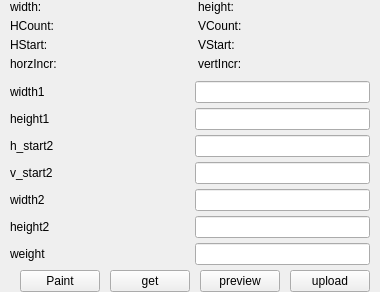
                          <widget class="QWidget" name="camera_2A_AEWeight">
                           <attribute name="title">
                            <string>AE Weight</string>
                           </attribute>
                           <layout class="QVBoxLayout" name="verticalLayout_32">
                            <property name="spacing">
                             <number>5</number>
                            </property>
                            <property name="leftMargin">
                             <number>10</number>
                            </property>
                            <property name="topMargin">
                             <number>0</number>
                            </property>
                            <property name="rightMargin">
                             <number>0</number>
                            </property>
                            <property name="bottomMargin">
                             <number>0</number>
                            </property>
                            <item>
                             <layout class="QGridLayout" name="camera_2A_AEWeightInfoLayout">
                              <item row="1" column="0">
                               <widget class="QLabel" name="camera_2A_HCountNameLabel">
                                <property name="text">
                                 <string>HCount:</string>
                                </property>
                               </widget>
                              </item>
                              <item row="0" column="2">
                               <widget class="QLabel" name="camera_2A_heightNameLabel">
                                <property name="text">
                                 <string>height:</string>
                                </property>
                               </widget>
                              </item>
                              <item row="0" column="0">
                               <widget class="QLabel" name="camera_2A_widthNameLabel">
                                <property name="text">
                                 <string>width:</string>
                                </property>
                               </widget>
                              </item>
                              <item row="0" column="3">
                               <widget class="QLabel" name="camera_2A_heightValueLabel">
                                <property name="text">
                                 <string/>
                                </property>
                               </widget>
                              </item>
                              <item row="1" column="2">
                               <widget class="QLabel" name="camera_2A_VCountNameLabel">
                                <property name="text">
                                 <string>VCount:</string>
                                </property>
                               </widget>
                              </item>
                              <item row="2" column="0">
                               <widget class="QLabel" name="camera_2A_HStartNameLabel">
                                <property name="text">
                                 <string>HStart:</string>
                                </property>
                               </widget>
                              </item>
                              <item row="0" column="1">
                               <widget class="QLabel" name="camera_2A_widthValueLabel">
                                <property name="text">
                                 <string/>
                                </property>
                               </widget>
                              </item>
                              <item row="1" column="1">
                               <widget class="QLabel" name="camera_2A_HCountValueLabel">
                                <property name="text">
                                 <string/>
                                </property>
                               </widget>
                              </item>
                              <item row="3" column="0">
                               <widget class="QLabel" name="camera_2A_horzIncrNameLabel">
                                <property name="text">
                                 <string>horzIncr:</string>
                                </property>
                               </widget>
                              </item>
                              <item row="2" column="1">
                               <widget class="QLabel" name="camera_2A_HStartValueLabel">
                                <property name="text">
                                 <string/>
                                </property>
                               </widget>
                              </item>
                              <item row="3" column="1">
                               <widget class="QLabel" name="camera_2A_horzIncrValueLabel">
                                <property name="text">
                                 <string/>
                                </property>
                               </widget>
                              </item>
                              <item row="1" column="3">
                               <widget class="QLabel" name="camera_2A_VCountValueLabel">
                                <property name="text">
                                 <string/>
                                </property>
                               </widget>
                              </item>
                              <item row="2" column="2">
                               <widget class="QLabel" name="camera_2A_VStartNameLabel">
                                <property name="text">
                                 <string>VStart:</string>
                                </property>
                               </widget>
                              </item>
                              <item row="2" column="3">
                               <widget class="QLabel" name="camera_2A_VStartValueLabel">
                                <property name="text">
                                 <string/>
                                </property>
                               </widget>
                              </item>
                              <item row="3" column="2">
                               <widget class="QLabel" name="camera_2A_vertIncrNameLabel">
                                <property name="text">
                                 <string>vertIncr:</string>
                                </property>
                               </widget>
                              </item>
                              <item row="3" column="3">
                               <widget class="QLabel" name="camera_2A_vertIncrValueLabel">
                                <property name="text">
                                 <string/>
                                </property>
                               </widget>
                              </item>
                             </layout>
                            </item>
                            <item>
                             <widget class="weightWidget" name="camera_2A_AEWeight_preWidget" native="true">
                              <property name="sizePolicy">
                               <sizepolicy hsizetype="Preferred" vsizetype="Expanding">
                                <horstretch>0</horstretch>
                                <verstretch>0</verstretch>
                               </sizepolicy>
                              </property>
                             </widget>
                            </item>
                            <item>
                             <layout class="QHBoxLayout" name="camera_2A_AEWeight_width1Layout">
                              <property name="spacing">
                               <number>10</number>
                              </property>
                              <property name="rightMargin">
                               <number>10</number>
                              </property>
                              <item>
                               <widget class="QLabel" name="camera_2A_AEWeight_width1Label">
                                <property name="sizePolicy">
                                 <sizepolicy hsizetype="Preferred" vsizetype="Preferred">
                                  <horstretch>0</horstretch>
                                  <verstretch>0</verstretch>
                                 </sizepolicy>
                                </property>
                                <property name="text">
                                 <string>width1</string>
                                </property>
                               </widget>
                              </item>
                              <item>
                               <widget class="LineEdit" name="camera_2A_AEWeight_width1lineEdit">
                                <property name="sizePolicy">
                                 <sizepolicy hsizetype="Preferred" vsizetype="Fixed">
                                  <horstretch>0</horstretch>
                                  <verstretch>0</verstretch>
                                 </sizepolicy>
                                </property>
                                <property name="minimumSize">
                                 <size>
                                  <width>0</width>
                                  <height>0</height>
                                 </size>
                                </property>
                                <property name="maximumSize">
                                 <size>
                                  <width>16777215</width>
                                  <height>16777215</height>
                                 </size>
                                </property>
                               </widget>
                              </item>
                             </layout>
                            </item>
                            <item>
                             <layout class="QHBoxLayout" name="camera_2A_AEWeight_height1Layout">
                              <property name="spacing">
                               <number>10</number>
                              </property>
                              <property name="rightMargin">
                               <number>10</number>
                              </property>
                              <item>
                               <widget class="QLabel" name="camera_2A_AEWeight_height1Label">
                                <property name="sizePolicy">
                                 <sizepolicy hsizetype="Preferred" vsizetype="Preferred">
                                  <horstretch>0</horstretch>
                                  <verstretch>0</verstretch>
                                 </sizepolicy>
                                </property>
                                <property name="text">
                                 <string>height1</string>
                                </property>
                               </widget>
                              </item>
                              <item>
                               <widget class="LineEdit" name="camera_2A_AEWeight_height1lineEdit">
                                <property name="sizePolicy">
                                 <sizepolicy hsizetype="Preferred" vsizetype="Fixed">
                                  <horstretch>0</horstretch>
                                  <verstretch>0</verstretch>
                                 </sizepolicy>
                                </property>
                                <property name="minimumSize">
                                 <size>
                                  <width>0</width>
                                  <height>0</height>
                                 </size>
                                </property>
                                <property name="maximumSize">
                                 <size>
                                  <width>16777215</width>
                                  <height>16777215</height>
                                 </size>
                                </property>
                               </widget>
                              </item>
                             </layout>
                            </item>
                            <item>
                             <layout class="QHBoxLayout" name="camera_2A_AEWeight_h_start2Layout">
                              <property name="spacing">
                               <number>10</number>
                              </property>
                              <property name="rightMargin">
                               <number>10</number>
                              </property>
                              <item>
                               <widget class="QLabel" name="camera_2A_AEWeight_h_start2Label">
                                <property name="sizePolicy">
                                 <sizepolicy hsizetype="Preferred" vsizetype="Preferred">
                                  <horstretch>0</horstretch>
                                  <verstretch>0</verstretch>
                                 </sizepolicy>
                                </property>
                                <property name="text">
                                 <string>h_start2</string>
                                </property>
                               </widget>
                              </item>
                              <item>
                               <widget class="LineEdit" name="camera_2A_AEWeight_h_start2lineEdit">
                                <property name="sizePolicy">
                                 <sizepolicy hsizetype="Preferred" vsizetype="Fixed">
                                  <horstretch>0</horstretch>
                                  <verstretch>0</verstretch>
                                 </sizepolicy>
                                </property>
                                <property name="minimumSize">
                                 <size>
                                  <width>0</width>
                                  <height>0</height>
                                 </size>
                                </property>
                                <property name="maximumSize">
                                 <size>
                                  <width>16777215</width>
                                  <height>16777215</height>
                                 </size>
                                </property>
                               </widget>
                              </item>
                             </layout>
                            </item>
                            <item>
                             <layout class="QHBoxLayout" name="camera_2A_AEWeight_v_start2Layout">
                              <property name="spacing">
                               <number>10</number>
                              </property>
                              <property name="rightMargin">
                               <number>10</number>
                              </property>
                              <item>
                               <widget class="QLabel" name="camera_2A_AEWeight_v_start2Label">
                                <property name="sizePolicy">
                                 <sizepolicy hsizetype="Preferred" vsizetype="Preferred">
                                  <horstretch>0</horstretch>
                                  <verstretch>0</verstretch>
                                 </sizepolicy>
                                </property>
                                <property name="text">
                                 <string>v_start2</string>
                                </property>
                               </widget>
                              </item>
                              <item>
                               <widget class="LineEdit" name="camera_2A_AEWeight_v_start2lineEdit">
                                <property name="sizePolicy">
                                 <sizepolicy hsizetype="Preferred" vsizetype="Fixed">
                                  <horstretch>0</horstretch>
                                  <verstretch>0</verstretch>
                                 </sizepolicy>
                                </property>
                                <property name="minimumSize">
                                 <size>
                                  <width>0</width>
                                  <height>0</height>
                                 </size>
                                </property>
                                <property name="maximumSize">
                                 <size>
                                  <width>16777215</width>
                                  <height>16777215</height>
                                 </size>
                                </property>
                               </widget>
                              </item>
                             </layout>
                            </item>
                            <item>
                             <layout class="QHBoxLayout" name="camera_2A_AEWeight_width2Layout">
                              <property name="spacing">
                               <number>10</number>
                              </property>
                              <property name="rightMargin">
                               <number>10</number>
                              </property>
                              <item>
                               <widget class="QLabel" name="camera_2A_AEWeight_width2Label">
                                <property name="sizePolicy">
                                 <sizepolicy hsizetype="Preferred" vsizetype="Preferred">
                                  <horstretch>0</horstretch>
                                  <verstretch>0</verstretch>
                                 </sizepolicy>
                                </property>
                                <property name="text">
                                 <string>width2</string>
                                </property>
                               </widget>
                              </item>
                              <item>
                               <widget class="LineEdit" name="camera_2A_AEWeight_width2lineEdit">
                                <property name="sizePolicy">
                                 <sizepolicy hsizetype="Preferred" vsizetype="Fixed">
                                  <horstretch>0</horstretch>
                                  <verstretch>0</verstretch>
                                 </sizepolicy>
                                </property>
                                <property name="minimumSize">
                                 <size>
                                  <width>0</width>
                                  <height>0</height>
                                 </size>
                                </property>
                                <property name="maximumSize">
                                 <size>
                                  <width>16777215</width>
                                  <height>16777215</height>
                                 </size>
                                </property>
                               </widget>
                              </item>
                             </layout>
                            </item>
                            <item>
                             <layout class="QHBoxLayout" name="camera_2A_AEWeight_height2Layout">
                              <property name="spacing">
                               <number>10</number>
                              </property>
                              <property name="rightMargin">
                               <number>10</number>
                              </property>
                              <item>
                               <widget class="QLabel" name="camera_2A_AEWeight_height2Label">
                                <property name="sizePolicy">
                                 <sizepolicy hsizetype="Preferred" vsizetype="Preferred">
                                  <horstretch>0</horstretch>
                                  <verstretch>0</verstretch>
                                 </sizepolicy>
                                </property>
                                <property name="text">
                                 <string>height2</string>
                                </property>
                               </widget>
                              </item>
                              <item>
                               <widget class="LineEdit" name="camera_2A_AEWeight_height2lineEdit">
                                <property name="sizePolicy">
                                 <sizepolicy hsizetype="Preferred" vsizetype="Fixed">
                                  <horstretch>0</horstretch>
                                  <verstretch>0</verstretch>
                                 </sizepolicy>
                                </property>
                                <property name="minimumSize">
                                 <size>
                                  <width>0</width>
                                  <height>0</height>
                                 </size>
                                </property>
                                <property name="maximumSize">
                                 <size>
                                  <width>16777215</width>
                                  <height>16777215</height>
                                 </size>
                                </property>
                               </widget>
                              </item>
                             </layout>
                            </item>
                            <item>
                             <layout class="QHBoxLayout" name="camera_2A_AEWeight_weightLayout">
                              <property name="spacing">
                               <number>10</number>
                              </property>
                              <property name="rightMargin">
                               <number>10</number>
                              </property>
                              <item>
                               <widget class="QLabel" name="camera_2A_AEWeight_weightLabel">
                                <property name="sizePolicy">
                                 <sizepolicy hsizetype="Preferred" vsizetype="Preferred">
                                  <horstretch>0</horstretch>
                                  <verstretch>0</verstretch>
                                 </sizepolicy>
                                </property>
                                <property name="text">
                                 <string>weight</string>
                                </property>
                               </widget>
                              </item>
                              <item>
                               <widget class="LineEdit" name="camera_2A_AEWeight_weightlineEdit">
                                <property name="sizePolicy">
                                 <sizepolicy hsizetype="Preferred" vsizetype="Fixed">
                                  <horstretch>0</horstretch>
                                  <verstretch>0</verstretch>
                                 </sizepolicy>
                                </property>
                                <property name="minimumSize">
                                 <size>
                                  <width>0</width>
                                  <height>0</height>
                                 </size>
                                </property>
                                <property name="maximumSize">
                                 <size>
                                  <width>16777215</width>
                                  <height>16777215</height>
                                 </size>
                                </property>
                               </widget>
                              </item>
                             </layout>
                            </item>
                            <item>
                             <layout class="QHBoxLayout" name="camera_2A_AEWeightButtonLayout">
                              <property name="spacing">
                               <number>10</number>
                              </property>
                              <property name="leftMargin">
                               <number>10</number>
                              </property>
                              <property name="rightMargin">
                               <number>10</number>
                              </property>
                              <item>
                               <widget class="QPushButton" name="camera_2A_AEWeight_paintButton">
                                <property name="text">
                                 <string>Paint</string>
                                </property>
                               </widget>
                              </item>
                              <item>
                               <widget class="QPushButton" name="camera_2A_AEWeight_getButton">
                                <property name="text">
                                 <string>get</string>
                                </property>
                               </widget>
                              </item>
                              <item>
                               <widget class="QPushButton" name="camera_2A_AEWeight_previewButton">
                                <property name="text">
                                 <string>preview</string>
                                </property>
                               </widget>
                              </item>
                              <item>
                               <widget class="QPushButton" name="camera_2A_AEWeight_uploadButton">
                                <property name="text">
                                 <string>upload</string>
                                </property>
                               </widget>
                              </item>
                             </layout>
                            </item>
                           </layout>
                          </widget>
